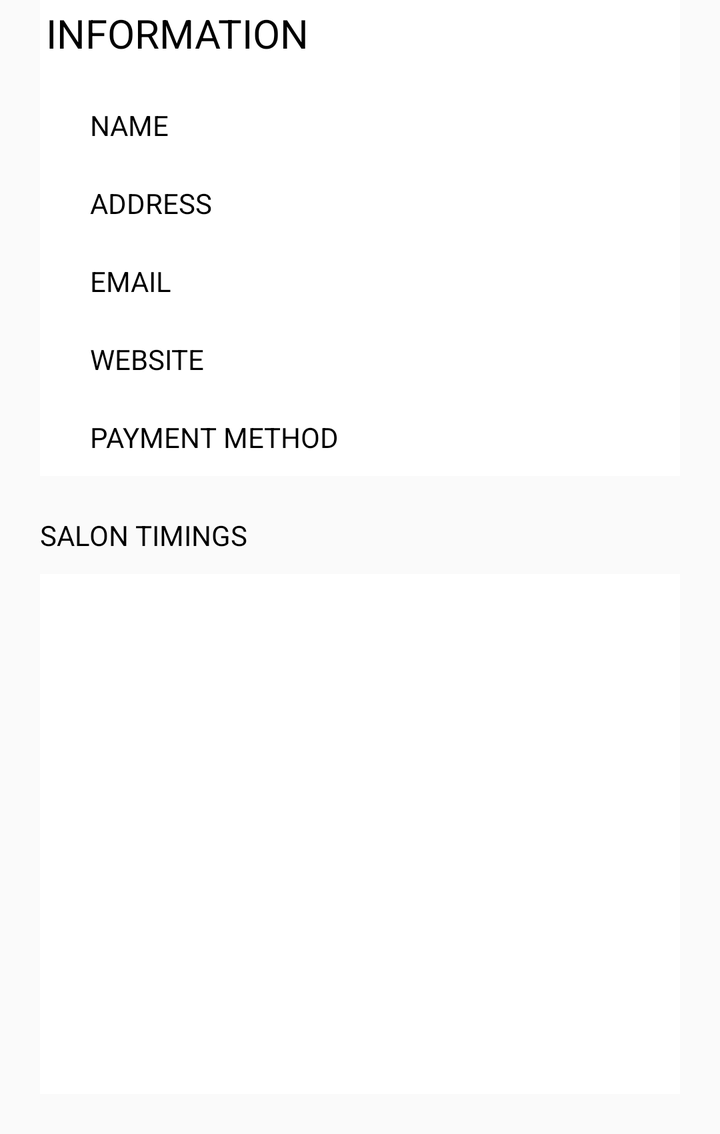
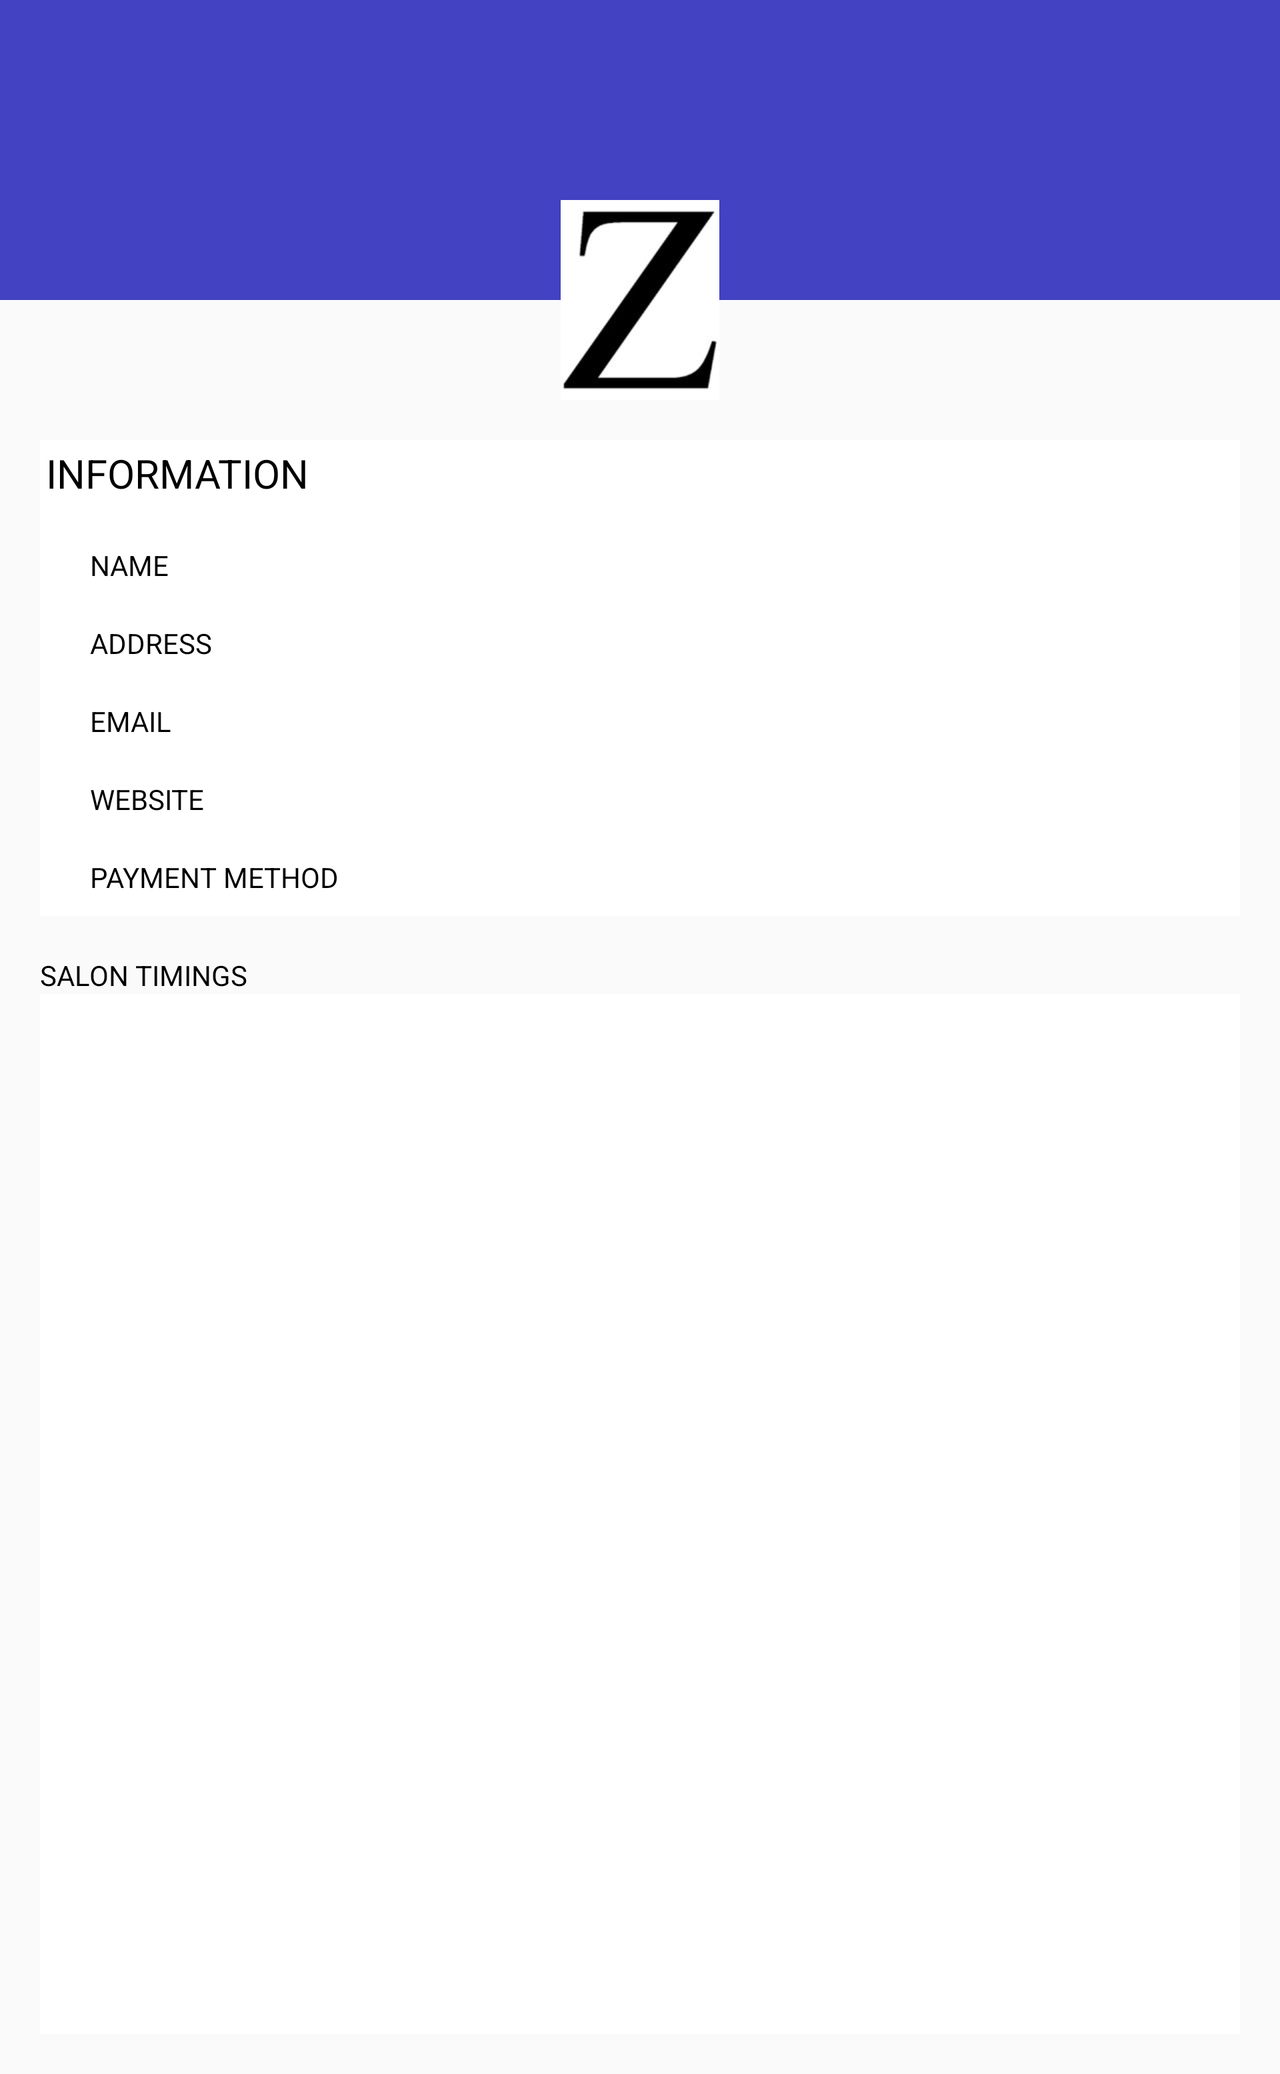

The same Android screen from two of the app's own layout files: first res/layout/ as a phone draws it, then the repository's variant for another configuration, drawn on a device whose configuration selects that folder. Both files follow.
<!-- AndroidManifest.xml: application theme AppTheme -->
<!-- res/layout/profile.xml -->
<?xml version="1.0" encoding="utf-8"?>
<ScrollView xmlns:android="http://schemas.android.com/apk/res/android"
android:orientation="vertical" android:layout_width="match_parent"
android:layout_height="wrap_content">
<RelativeLayout
    android:layout_width="match_parent"
    android:orientation="vertical"
    android:layout_height="wrap_content">


    <LinearLayout
        android:layout_width="match_parent"
        android:layout_height="wrap_content"
        android:background="#fff"
        android:id="@+id/profileid1"
        android:layout_marginLeft="20dp"
        android:orientation="vertical"

        android:layout_marginRight="20dp"
     >
        <TextView
            android:layout_width="match_parent"
            android:layout_height="wrap_content"
            android:textSize="20dp"
            android:padding="3dp"
            android:textColor="#000"
            android:text="INFORMATION"/>
        <LinearLayout
            android:layout_width="match_parent"
            android:layout_marginTop="10dp"
            android:padding="10dp"
            android:orientation="horizontal"
            android:layout_height="wrap_content">
            <TextView
                android:layout_width="70dp"
                android:layout_height="wrap_content"
                android:layout_marginLeft="15dp"
                android:textColor="#000"

                android:text="NAME"/>
            <TextView
                android:layout_width="100dp"
                android:layout_marginLeft="100dp"
                android:id="@+id/profiletv1"
                android:layout_height="wrap_content"
                />
            <TextView
                android:layout_width="70dp"
                android:layout_height="wrap_content"
                android:layout_marginLeft="315dp"
                android:textColor="#000"
                android:text="PHONE"/>
            <TextView
                android:layout_width="140dp"
                android:layout_marginLeft="90dp"
                android:id="@+id/profiletv2"
                android:layout_height="wrap_content" />

        </LinearLayout>
        <LinearLayout
            android:layout_width="match_parent"
            android:padding="10dp"
            android:orientation="horizontal"
            android:layout_height="wrap_content">
            <TextView
                android:layout_width="70dp"
                android:layout_height="wrap_content"
                android:layout_marginLeft="15dp"
                android:textColor="#000"
                android:text="ADDRESS"/>
            <TextView
                android:layout_width="600dp"
                android:layout_marginLeft="100dp"
                android:id="@+id/profiletv3"
                android:layout_height="wrap_content"
                />
        </LinearLayout>
        <LinearLayout
            android:layout_width="match_parent"
            android:padding="10dp"
            android:orientation="horizontal"
            android:layout_height="wrap_content">
            <TextView
                android:layout_width="70dp"
                android:layout_height="wrap_content"
                android:layout_marginLeft="15dp"
                android:textColor="#000"
                android:text="EMAIL"/>
            <TextView
                android:layout_width="300dp"
                android:layout_marginLeft="100dp"
                android:id="@+id/profiletv6"
                android:layout_height="wrap_content" />




        </LinearLayout>
        <LinearLayout
            android:layout_width="match_parent"
            android:padding="10dp"
            android:orientation="horizontal"
            android:layout_height="wrap_content">
            <TextView
                android:layout_width="70dp"
                android:layout_height="wrap_content"
                android:layout_marginLeft="15dp"
                android:textColor="#000"
                android:text="WEBSITE"/>
            <TextView
                android:layout_width="300dp"
                android:layout_marginLeft="100dp"
                android:id="@+id/profiletv4"
                android:layout_height="wrap_content" />




        </LinearLayout>
        <LinearLayout
            android:layout_width="match_parent"
            android:padding="10dp"
            android:orientation="horizontal"
            android:layout_height="wrap_content">
            <TextView
                android:layout_width="170dp"
                android:layout_height="wrap_content"
                android:layout_marginLeft="15dp"
                android:textColor="#000"
                android:text="PAYMENT METHOD"/>
            <TextView
                android:layout_width="300dp"
                android:layout_marginLeft="50dp"
                android:id="@+id/profiletv5"
                android:layout_height="wrap_content" />




        </LinearLayout>




    </LinearLayout>
    <LinearLayout
        android:layout_width="match_parent"
        android:layout_below="@+id/profileid1"
        android:layout_margin="20dp"
        android:orientation="vertical"
        android:layout_height="wrap_content">
        <TextView
            android:layout_width="match_parent"
            android:text="SALON TIMINGS"
            android:layout_marginBottom="10dp"
            android:textColor="#000"
            android:layout_height="wrap_content" />
        <ListView
            android:layout_width="match_parent"
            android:id="@+id/profilelv"
            android:background="#fff"
            android:layout_weight="1"
            android:layout_height="260dp">

        </ListView>

    </LinearLayout>



</RelativeLayout>
</ScrollView>
<!-- resources referenced by this layout -->
<resources>
  <style name="AppTheme" parent="Theme.AppCompat.Light.DarkActionBar">
          
          <item name="colorPrimary">@color/colorPrimary</item>
          <item name="colorPrimaryDark">@color/colorPrimaryDark</item>
          <item name="colorAccent">@color/colorAccent</item>
      </style>
</resources>
<!-- res/layout-land/profile.xml (the repository's variant of the layout above) -->
<!-- drawn on the phone turned sideways -->
<?xml version="1.0" encoding="utf-8"?>
<ScrollView xmlns:android="http://schemas.android.com/apk/res/android"
android:orientation="vertical" android:layout_width="match_parent"
android:layout_height="wrap_content">
<RelativeLayout
    android:layout_width="match_parent"
    android:orientation="vertical"
    android:layout_height="wrap_content">

    <FrameLayout
        android:layout_width="match_parent"
        android:layout_height="150dp"
        android:scaleType="centerCrop"
        android:background= "#4242C2"

        >

    </FrameLayout>
    <ImageView
        android:layout_gravity="center"
        android:id="@+id/imageview"
        android:layout_width="100dp"
        android:layout_height="100dp"
        android:src="@drawable/zalon"
        android:layout_marginTop="100dp"
        android:layout_centerHorizontal="true"
        />
    <LinearLayout
        android:layout_width="match_parent"
        android:layout_height="wrap_content"
        android:background="#fff"
        android:id="@+id/profileid1"
        android:layout_marginLeft="20dp"
        android:orientation="vertical"

        android:layout_marginRight="20dp"
        android:layout_marginTop="220dp">
        <TextView
            android:layout_width="match_parent"
            android:layout_height="wrap_content"
            android:textSize="20dp"
            android:padding="3dp"
            android:textColor="#000"
            android:text="INFORMATION"/>
        <LinearLayout
            android:layout_width="match_parent"
            android:layout_marginTop="10dp"
            android:padding="10dp"
            android:orientation="horizontal"
            android:layout_height="wrap_content">
            <TextView
                android:layout_width="70dp"
                android:layout_height="wrap_content"
                android:layout_marginLeft="15dp"
                android:textColor="#000"

                android:text="NAME"/>
            <TextView
                android:layout_width="100dp"
                android:layout_marginLeft="100dp"
                android:id="@+id/profiletv1"
                android:layout_height="wrap_content"
                />
            <TextView
                android:layout_width="70dp"
                android:layout_height="wrap_content"
                android:layout_marginLeft="315dp"
                android:textColor="#000"
                android:text="PHONE"/>
            <TextView
                android:layout_width="140dp"
                android:layout_marginLeft="90dp"
                android:id="@+id/profiletv2"
                android:layout_height="wrap_content" />

        </LinearLayout>
        <LinearLayout
            android:layout_width="match_parent"
            android:padding="10dp"
            android:orientation="horizontal"
            android:layout_height="wrap_content">
            <TextView
                android:layout_width="70dp"
                android:layout_height="wrap_content"
                android:layout_marginLeft="15dp"
                android:textColor="#000"
                android:text="ADDRESS"/>
            <TextView
                android:layout_width="600dp"
                android:layout_marginLeft="100dp"
                android:id="@+id/profiletv3"
                android:layout_height="wrap_content"
                />
        </LinearLayout>
        <LinearLayout
            android:layout_width="match_parent"
            android:padding="10dp"
            android:orientation="horizontal"
            android:layout_height="wrap_content">
            <TextView
                android:layout_width="70dp"
                android:layout_height="wrap_content"
                android:layout_marginLeft="15dp"
                android:textColor="#000"
                android:text="EMAIL"/>
            <TextView
                android:layout_width="300dp"
                android:layout_marginLeft="100dp"
                android:id="@+id/profiletv6"
                android:layout_height="wrap_content" />




        </LinearLayout>
        <LinearLayout
            android:layout_width="match_parent"
            android:padding="10dp"
            android:orientation="horizontal"
            android:layout_height="wrap_content">
            <TextView
                android:layout_width="70dp"
                android:layout_height="wrap_content"
                android:layout_marginLeft="15dp"
                android:textColor="#000"
                android:text="WEBSITE"/>
            <TextView
                android:layout_width="300dp"
                android:layout_marginLeft="100dp"
                android:id="@+id/profiletv4"
                android:layout_height="wrap_content" />




        </LinearLayout>
        <LinearLayout
            android:layout_width="match_parent"
            android:padding="10dp"
            android:orientation="horizontal"
            android:layout_height="wrap_content">
            <TextView
                android:layout_width="170dp"
                android:layout_height="wrap_content"
                android:layout_marginLeft="15dp"
                android:textColor="#000"
                android:text="PAYMENT METHOD"/>
            <TextView
                android:layout_width="300dp"
                android:layout_marginLeft="50dp"
                android:id="@+id/profiletv5"
                android:layout_height="wrap_content" />




        </LinearLayout>




    </LinearLayout>
    <LinearLayout
        android:layout_width="match_parent"
        android:layout_below="@+id/profileid1"
        android:layout_margin="20dp"
        android:orientation="vertical"
        android:layout_height="wrap_content">
        <TextView
            android:layout_width="match_parent"
            android:text="SALON TIMINGS"
            android:textColor="#000"
            android:layout_height="wrap_content" />
        <ListView
            android:layout_width="match_parent"
            android:id="@+id/profilelv"
            android:background="#fff"
            android:layout_weight="1"
            android:layout_height="520dp">

        </ListView>

    </LinearLayout>

</RelativeLayout>
</ScrollView>
<!-- resources referenced by the variant -->
<!-- as the phone turned sideways resolves them -->
<resources>
  <!-- drawable zalon: jpg bitmap (drawable, 3851 bytes) -->
  <style name="AppTheme" parent="Theme.AppCompat.Light.DarkActionBar">
          
          <item name="colorPrimary">@color/colorPrimary</item>
          <item name="colorPrimaryDark">@color/colorPrimaryDark</item>
          <item name="colorAccent">@color/colorAccent</item>
      </style>
</resources>
